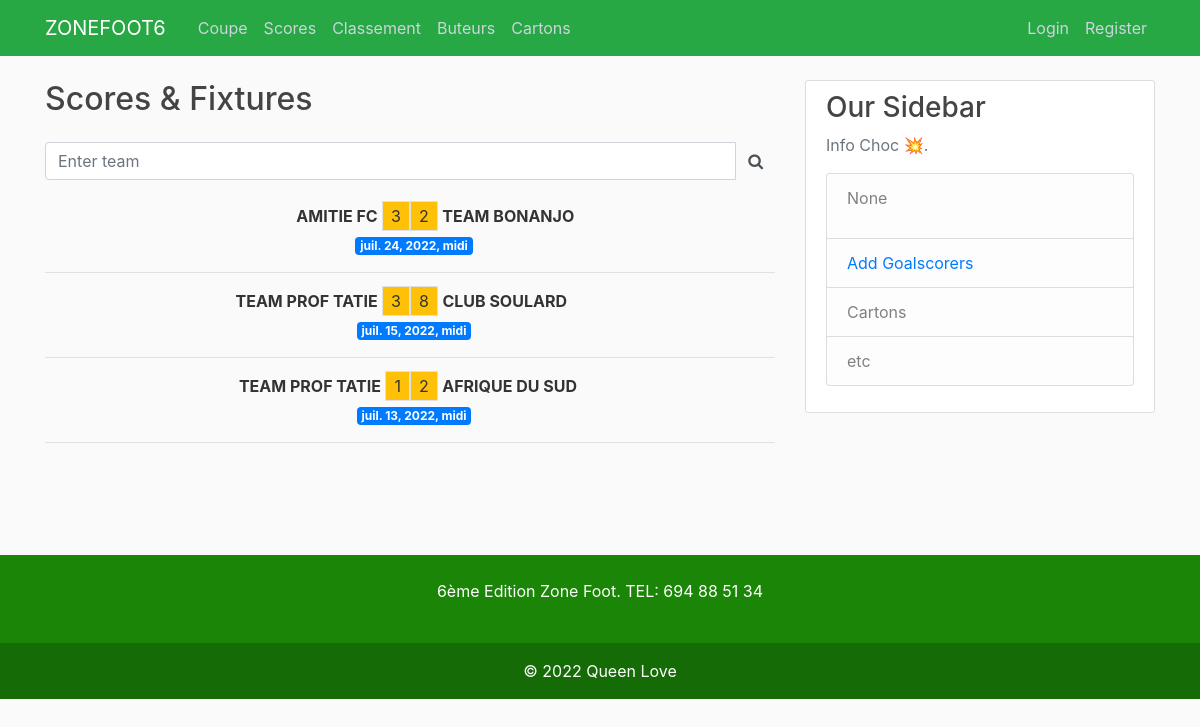
The page /fixtures/ on the database as committed earlier.
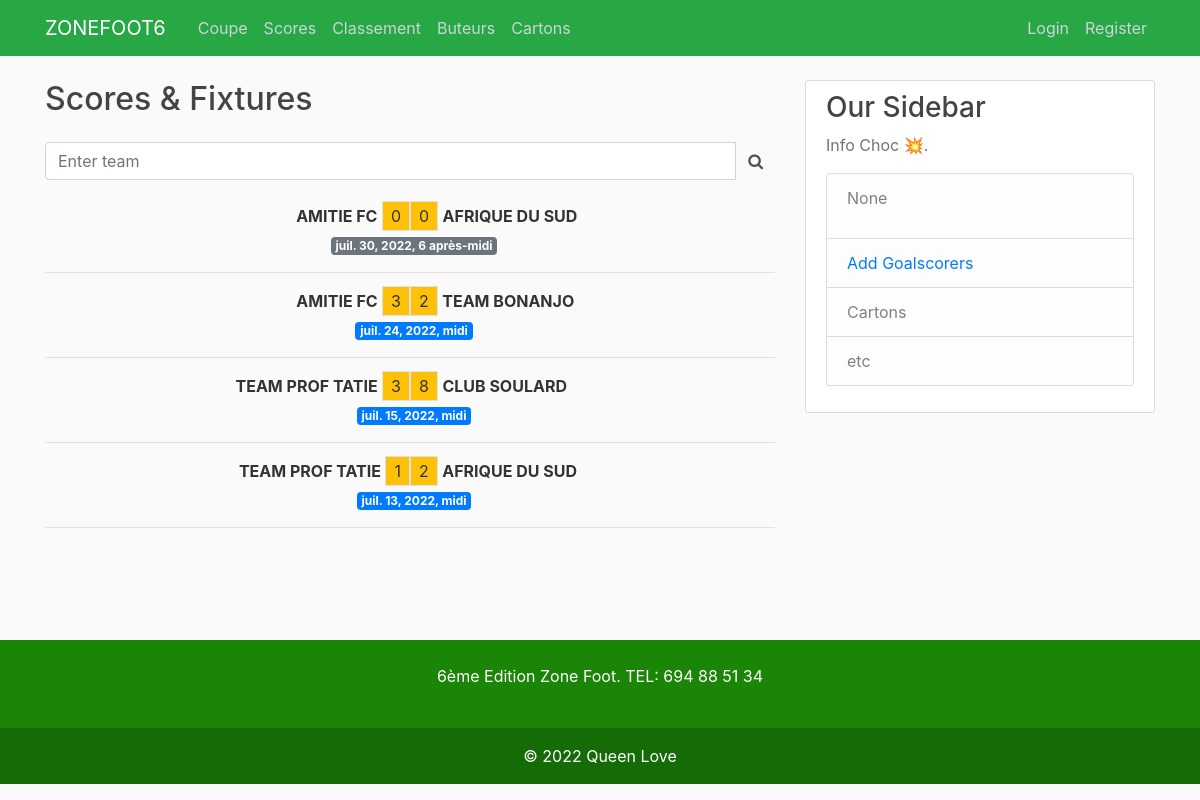
The same page on the database as committed later.
### scores/models.py (models this page shows, shortened)
class Fixture(models.Model):
    home_team = models.ForeignKey(Team, on_delete=models.CASCADE, related_name='home_games')
    away_team = models.ForeignKey(Team, on_delete=models.CASCADE, related_name='away_games')
    home_goals = models.PositiveSmallIntegerField(default=0)
    away_goals = models.PositiveSmallIntegerField(default=0)
    game_finished = models.BooleanField(default=False)
    date = models.DateTimeField()
    created_at = models.DateTimeField(auto_now_add=True)
    updated = models.DateTimeField(auto_now=True)

class Team(models.Model):
    name = models.CharField(max_length=128, unique=True)
    affiliation = models.BooleanField(default=True)
    created_at = models.DateTimeField(auto_now_add=True)
    updated = models.DateTimeField(auto_now=True)
    def __str__(self):
        return self.name

### scores/views.py (the view)
# urls.py: path('fixtures/', views.fixtures, name='fixtures'),
def fixtures(request):
    fixtures = Fixture.objects.all().order_by('-date')
    context = {
        'fixtures': fixtures,
    }
    return render(request, 'fixtures.html', context)

### scores/context_processors.py (called while the page is built)
def infochoc(request):
    return {
        'info': Info.objects.last()
    }

### scores/templates/fixtures.html (shortened to what this page needs)
{% extends 'base.html' %}
{% block content %}
<main>
    <h2>{{ fixtures.first.tournament.name }} Scores & Fixtures</h2>
    <div class="input-group my-4">
        <input type="text"
               id="search-input", onkeyup="myFunction()",
               class="form-control"
               placeholder="Enter team" />
        <span class="input-group-text border-0 bg-transparent"
              style="cursor: pointer;">
            <i class="fa fa-search" aria-hidden="true"></i>
        </span>
    </div>
    <div id="fixturelist-container">
        <div id="fixture-list">
        {% for fixture in fixtures %}
            <div class="prof">
                <div class="fixture row">
                    <div class="home col-6 text-right p-0">
                        <span class="font-weight-bold queen">{{ fixture.home_team }}</span>
                        <span class="border px-2 py-1 bg-warning">{{ fixture.home_goals }}</span>
                    </div>
                    <div class="away col-6 text-left p-0">
                        <span class="border px-2 py-1 bg-warning">{{ fixture.away_goals }}</span>
                        <span class="font-weight-bold queen">{{ fixture.away_team }}</span>
                    </div>
                </div>
                {% if fixture.game_finished %}
                    <div class="text-center mt-1 text-success">
                        <a href="{% url 'fixture_detail' fixture.id %}"><span class="badge badge-primary ml-2">{{fixture.date}}</span></a>
                    </div>
                    {% else %}
                    <div class="text-center mt-1 text-success">
                        <a href="{% url 'fixture_detail' fixture.id %}"><span class="badge badge-secondary ml-2">{{fixture.date}}</span></a>
                    </div>
                {% endif %}
                <hr/>
            </div>
        {% endfor %}
        </div>
    </div>
</main>
{% endblock %}

Rows that differ between the two databases and show on the page:
added Fixture: home_team "AMITIE FC", home_goals "0", away_goals "0", away_team "AFRIQUE DU SUD", date "juil. 30, 2022, 6 après-midi"
